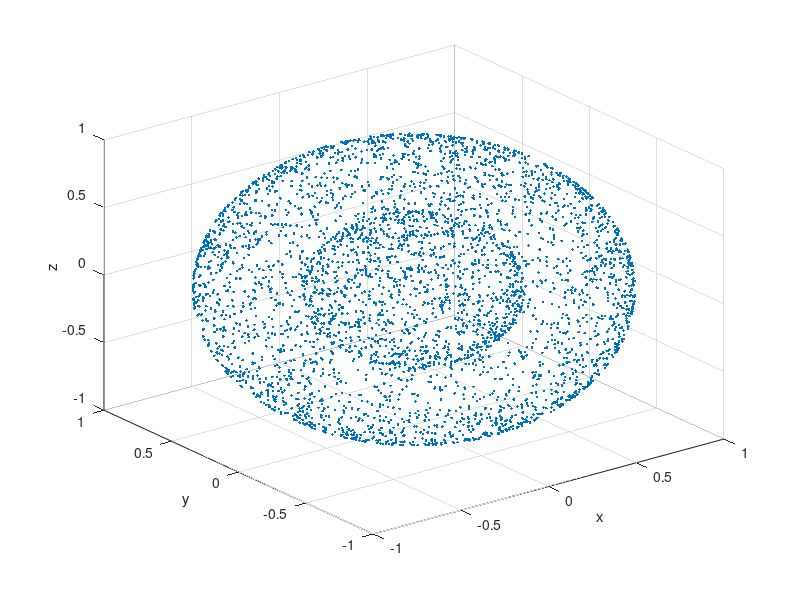

MATLAB code for this plot:
clear all;
m = load('boundary_view.txt');
x = m(:,1);
y = m(:,2);
z = m(:,3);

plot3(x,y,z,'.')
grid on
xlabel('x')
ylabel('y')
zlabel('z')
